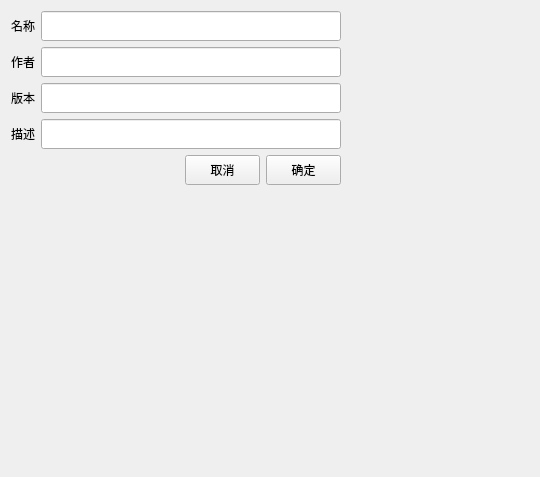
<?xml version="1.0" encoding="UTF-8"?>
<ui version="4.0">
 <class>ModConfigWgt</class>
 <widget class="QWidget" name="ModConfigWgt">
  <property name="geometry">
   <rect>
    <x>0</x>
    <y>0</y>
    <width>540</width>
    <height>477</height>
   </rect>
  </property>
  <property name="minimumSize">
   <size>
    <width>300</width>
    <height>0</height>
   </size>
  </property>
  <property name="maximumSize">
   <size>
    <width>16777215</width>
    <height>16777215</height>
   </size>
  </property>
  <property name="windowTitle">
   <string>Form</string>
  </property>
  <layout class="QGridLayout" name="gridLayout">
   <item row="6" column="0">
    <spacer name="verticalSpacer">
     <property name="orientation">
      <enum>Qt::Vertical</enum>
     </property>
     <property name="sizeHint" stdset="0">
      <size>
       <width>20</width>
       <height>40</height>
      </size>
     </property>
    </spacer>
   </item>
   <item row="1" column="1">
    <widget class="QLineEdit" name="Author">
     <property name="minimumSize">
      <size>
       <width>300</width>
       <height>30</height>
      </size>
     </property>
     <property name="maximumSize">
      <size>
       <width>300</width>
       <height>30</height>
      </size>
     </property>
    </widget>
   </item>
   <item row="3" column="0">
    <widget class="QLabel" name="label_4">
     <property name="minimumSize">
      <size>
       <width>0</width>
       <height>30</height>
      </size>
     </property>
     <property name="maximumSize">
      <size>
       <width>16777215</width>
       <height>30</height>
      </size>
     </property>
     <property name="text">
      <string>描述</string>
     </property>
     <property name="alignment">
      <set>Qt::AlignRight|Qt::AlignTrailing|Qt::AlignVCenter</set>
     </property>
    </widget>
   </item>
   <item row="3" column="1">
    <widget class="QLineEdit" name="Description">
     <property name="minimumSize">
      <size>
       <width>300</width>
       <height>30</height>
      </size>
     </property>
     <property name="maximumSize">
      <size>
       <width>300</width>
       <height>30</height>
      </size>
     </property>
    </widget>
   </item>
   <item row="4" column="0" colspan="2">
    <layout class="QHBoxLayout" name="horizontalLayout">
     <item>
      <spacer name="horizontalSpacer">
       <property name="orientation">
        <enum>Qt::Horizontal</enum>
       </property>
       <property name="sizeHint" stdset="0">
        <size>
         <width>40</width>
         <height>20</height>
        </size>
       </property>
      </spacer>
     </item>
     <item>
      <widget class="QPushButton" name="m_pBtnCancel">
       <property name="minimumSize">
        <size>
         <width>75</width>
         <height>30</height>
        </size>
       </property>
       <property name="maximumSize">
        <size>
         <width>75</width>
         <height>30</height>
        </size>
       </property>
       <property name="text">
        <string>取消</string>
       </property>
      </widget>
     </item>
     <item>
      <widget class="QPushButton" name="m_pBtnOK">
       <property name="minimumSize">
        <size>
         <width>75</width>
         <height>30</height>
        </size>
       </property>
       <property name="maximumSize">
        <size>
         <width>75</width>
         <height>30</height>
        </size>
       </property>
       <property name="text">
        <string>确定</string>
       </property>
      </widget>
     </item>
    </layout>
   </item>
   <item row="1" column="0">
    <widget class="QLabel" name="label_2">
     <property name="minimumSize">
      <size>
       <width>0</width>
       <height>30</height>
      </size>
     </property>
     <property name="maximumSize">
      <size>
       <width>16777215</width>
       <height>30</height>
      </size>
     </property>
     <property name="text">
      <string>作者</string>
     </property>
     <property name="alignment">
      <set>Qt::AlignRight|Qt::AlignTrailing|Qt::AlignVCenter</set>
     </property>
    </widget>
   </item>
   <item row="0" column="0">
    <widget class="QLabel" name="label">
     <property name="minimumSize">
      <size>
       <width>0</width>
       <height>30</height>
      </size>
     </property>
     <property name="maximumSize">
      <size>
       <width>16777215</width>
       <height>30</height>
      </size>
     </property>
     <property name="text">
      <string>名称</string>
     </property>
     <property name="alignment">
      <set>Qt::AlignRight|Qt::AlignTrailing|Qt::AlignVCenter</set>
     </property>
    </widget>
   </item>
   <item row="0" column="1">
    <widget class="QLineEdit" name="Name">
     <property name="minimumSize">
      <size>
       <width>300</width>
       <height>30</height>
      </size>
     </property>
     <property name="maximumSize">
      <size>
       <width>300</width>
       <height>30</height>
      </size>
     </property>
    </widget>
   </item>
   <item row="2" column="0">
    <widget class="QLabel" name="label_3">
     <property name="minimumSize">
      <size>
       <width>0</width>
       <height>30</height>
      </size>
     </property>
     <property name="maximumSize">
      <size>
       <width>16777215</width>
       <height>30</height>
      </size>
     </property>
     <property name="text">
      <string>版本</string>
     </property>
     <property name="alignment">
      <set>Qt::AlignRight|Qt::AlignTrailing|Qt::AlignVCenter</set>
     </property>
    </widget>
   </item>
   <item row="2" column="1">
    <widget class="QLineEdit" name="Version">
     <property name="minimumSize">
      <size>
       <width>300</width>
       <height>30</height>
      </size>
     </property>
     <property name="maximumSize">
      <size>
       <width>300</width>
       <height>30</height>
      </size>
     </property>
    </widget>
   </item>
   <item row="3" column="2">
    <spacer name="horizontalSpacer_2">
     <property name="orientation">
      <enum>Qt::Horizontal</enum>
     </property>
     <property name="sizeHint" stdset="0">
      <size>
       <width>40</width>
       <height>20</height>
      </size>
     </property>
    </spacer>
   </item>
  </layout>
 </widget>
 <resources/>
 <connections/>
</ui>
